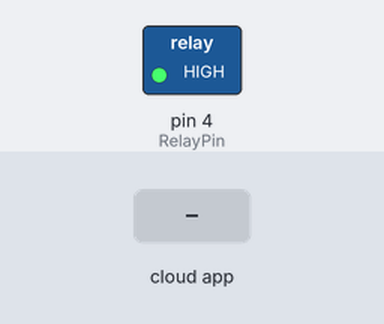
The sketch below on a simulated Arduino Uno, built with avr-gcc and run on an emulated ATmega328P. On the bench: switched loads named in the sketch (green lamp = pin HIGH). Inputs (shaded band) come from the test bench. The ROS host is connected and sends only what is stated.

Above: at 1.2 s.
1.3 s: the phone or cloud app sets shutoff to 1
At 2.0 s:
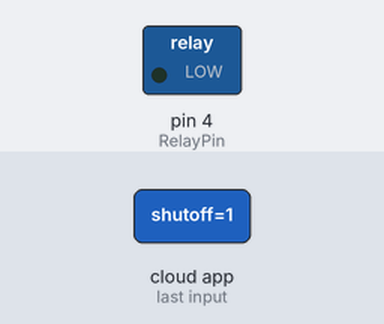
2.8 s: the phone or cloud app sets shutoff to 0
At 3.1 s:
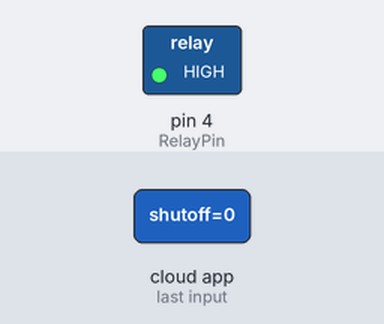
Timing chart, 0 to 5.8 s (numbered marks = the images above; inputs shaded):
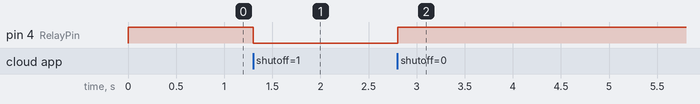

The sketch:

AutoShutDown.ino
```cpp
int RelayPin = 4;

#include <ros.h>
#include <std_msgs/Bool.h>
ros::NodeHandle nh;

boolean turn_off;

void call_back( const std_msgs::Bool& off){
  turn_off = off.data;
}

ros::Subscriber<std_msgs::Bool> sub("shutoff", call_back);

void setup()
{
  Serial.begin(9600);
  pinMode(RelayPin, OUTPUT);

  nh.initNode();
  nh.subscribe(sub);
  turn_off = false;
}

void loop()
{
  if (turn_off)
  {
    digitalWrite(RelayPin, LOW);
  }
  else
  {
    digitalWrite(RelayPin, HIGH);
  }
  nh.spinOnce();
  delay(1);
}
```

Measured:
- after the input at 1.3 s, pin 4 (RelayPin): HIGH → LOW at once
- after the input at 2.8 s, pin 4 (RelayPin): LOW → HIGH at once
